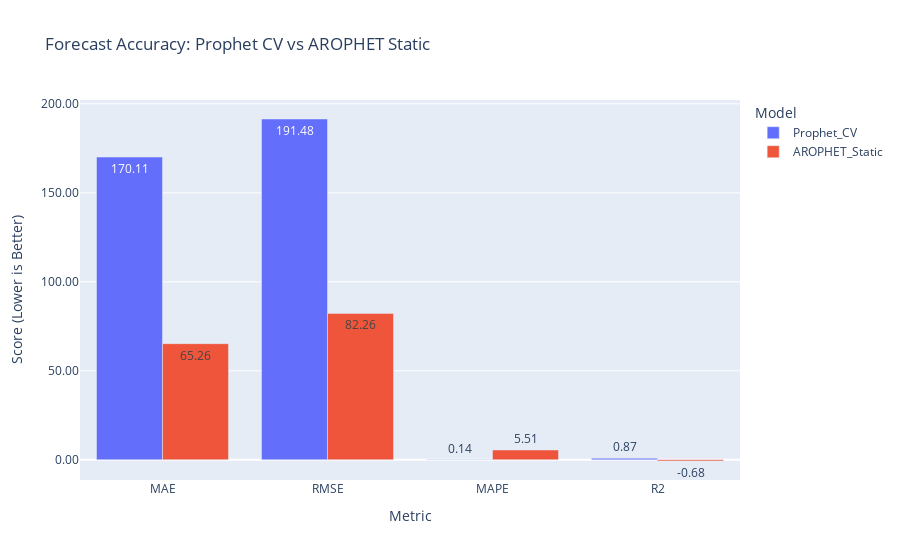

Notebook code for this chart:
### Code cell
import numpy as np

# Add a flag to mark if lower is better per metric
lower_is_better = {'MAE': True, 'RMSE': True, 'MAPE': True, 'R2': False}

# Create a column for display purpose: invert R2 for visual comparison if needed
plot_df['Adjusted_Score'] = plot_df.apply(
    lambda row: -row['Score'] if not lower_is_better[row['Metric']] else row['Score'], axis=1
)

fig = px.bar(
    plot_df,
    x='Metric',
    y='Adjusted_Score',
    color='Model',
    barmode='group',
    text_auto='.2f',
    title='Forecast Accuracy: Prophet CV vs AROPHET Static',
    labels={'Adjusted_Score': 'Score (Lower is Better)', 'Metric': 'Metric'}
)

# Customize y-axis tick labels to show positive scores for R2
def y_tick_text(y):
    if y < 0:
        return f"{-y:.2f}"
    else:
        return f"{y:.2f}"

fig.update_layout(
    yaxis_title='Score (Lower is Better)',
    xaxis_title='Metric',
    yaxis_tickformat=".2f"
)
fig.show()

### Figure 1 — Plotly figure (JSON) as saved in the notebook; plotly's stock layout.template omitted (floating-point values rounded to 4 significant figures)
{"data": [{"alignmentgroup": "True", "hovertemplate": "Model=Prophet_CV<br>Metric=%{x}<br>Score (Lower is Better)=%{y}<extra></extra>", "legendgroup": "Prophet_CV", "marker": {"color": "#636efa", "pattern": {"shape": ""}}, "name": "Prophet_CV", "offsetgroup": "Prophet_CV", "orientation": "v", "showlegend": true, "textposition": "auto", "texttemplate": "%{y:.2f}", "type": "bar", "x": ["MAE", "RMSE", "MAPE", "R2"], "xaxis": "x", "y": [170.1, 191.5, 0.1437, 0.8656], "yaxis": "y"}, {"alignmentgroup": "True", "hovertemplate": "Model=AROPHET_Static<br>Metric=%{x}<br>Score (Lower is Better)=%{y}<extra></extra>", "legendgroup": "AROPHET_Static", "marker": {"color": "#EF553B", "pattern": {"shape": ""}}, "name": "AROPHET_Static", "offsetgroup": "AROPHET_Static", "orientation": "v", "showlegend": true, "textposition": "auto", "texttemplate": "%{y:.2f}", "type": "bar", "x": ["MAE", "RMSE", "MAPE", "R2"], "xaxis": "x", "y": [65.26, 82.26, 5.508, -0.6785], "yaxis": "y"}], "layout": {"barmode": "group", "legend": {"title": {"text": "Model"}, "tracegroupgap": 0}, "title": {"text": "Forecast Accuracy: Prophet CV vs AROPHET Static"}, "xaxis": {"anchor": "y", "domain": [0, 1], "title": {"text": "Metric"}}, "yaxis": {"anchor": "x", "domain": [0, 1], "tickformat": ".2f", "title": {"text": "Score (Lower is Better)"}}}}
